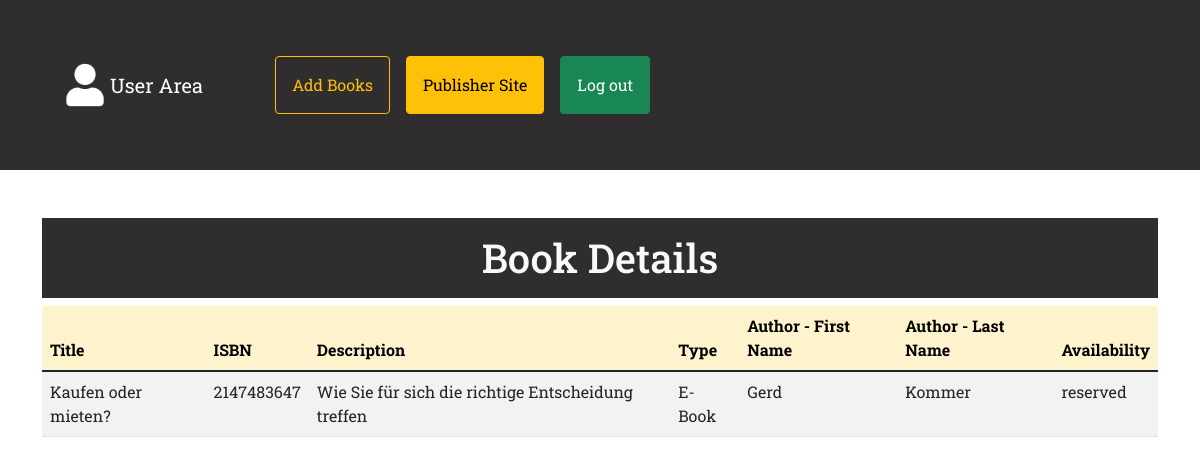
Screenshot of /components/details.php?id=2147483647 with the database file from the repository.
### tables this page shows
CREATE TABLE `books` (
  `ISBN` bigint(20) NOT NULL,
  `title` varchar(80) NOT NULL,
  `image` varchar(100) NOT NULL,
  `description` varchar(100) NOT NULL,
  `type` varchar(40) NOT NULL,
  `author_fname` varchar(80) NOT NULL,
  `author_lname` varchar(80) NOT NULL,
  `publisher_name` varchar(100) NOT NULL,
  `publisher_address` varchar(100) NOT NULL,
  `publish_date` date DEFAULT NULL,
  `status` varchar(30) NOT NULL
);

### components/details.php (the view, shortened to what this page needs)
<?php
require_once "../actions/db_connect.php";
if(isset($_GET["id"]) && !empty($_GET["id"])) {
$sql ="SELECT * FROM books WHERE ISBN = $_GET[id]";
$result = mysqli_query($connect, $sql);
$row = mysqli_fetch_assoc($result);
?>
<!DOCTYPE html>
<html lang="en">
<head>
    <?php require_once "bootstrap.php"?>
    <link rel="stylesheet" href="../css/style.css">
</head>
<body>
    <nav class="navbar navbar-admin p-5 navbar-expand-lg navbar-dark bg-light mb-5">
        <div class="container-fluid">
            <a class="navbar-brand d-flex align-items-center" href="../admin.php">
            <img src="../img/user.png" alt="" width="50" height="50" class="d-inline-block align-text-top">
            User Area</a>
            <div class="collapse navbar-collapse" id="navbarNavAltMarkup">
            <div class="navbar-nav ms-5">
                <a class="nav-link" href="create.php"><button class="btn btn-outline-warning p-3">Add Books</button></a>
                <a class="nav-link" href="publisher.php"><button class="btn btn-warning p-3">Publisher Site</button></a>
                <a class="nav-link" href="../index.php"><button class="btn btn-success p-3">Log out</button></a>
            </div>
            </div>
        </div>
    </nav>
    <div class="container">
        <h1 class="p-3 text-light text-center">Book Details</h1>
        <table class='table table-striped'>
               <thead class='table-warning'>
                   <tr>
                       <th>Title</th>
                       <th>ISBN</th>
                       <th>Description</th>
                       <th>Type</th>
                       <th>Author - First Name</th>
                       <th>Author - Last Name</th>
                       <th>Availability</th>
                   </tr>
               </thead>
               <tbody>
                    <tr>
                        <td><?=$row["title"] ?></td>
                        <td><?=$row["ISBN"]?></td>
                        <td><?=$row["description"]?></td>
                        <td><?=$row["type"]?></td>
                        <td><?=$row["author_fname"]?></td>
                        <td><?=$row["author_lname"]?></td>
                        <td><?=$row["status"]?></td>
                   </tr>
                </tbody>
           </table>
    </div>
</body>
</html>
<?php } else {
    header("Location: ../admin.php");
}
?>

### css/style.css (style rules this page uses)
* { padding: 0; margin: 0; }
body { font-family: "Roboto Slab", serif; }
h1 { background: #2F2D2E; }
.navbar-admin { background: #2F2D2E !important; }

### rows the page displays
books: title "Kaufen oder mieten?", ISBN "2147483647", description "Wie Sie für sich die richtige Entscheidung treffen", type "E-Book", author_fname "Gerd", author_lname "Kommer", status "reserved"
